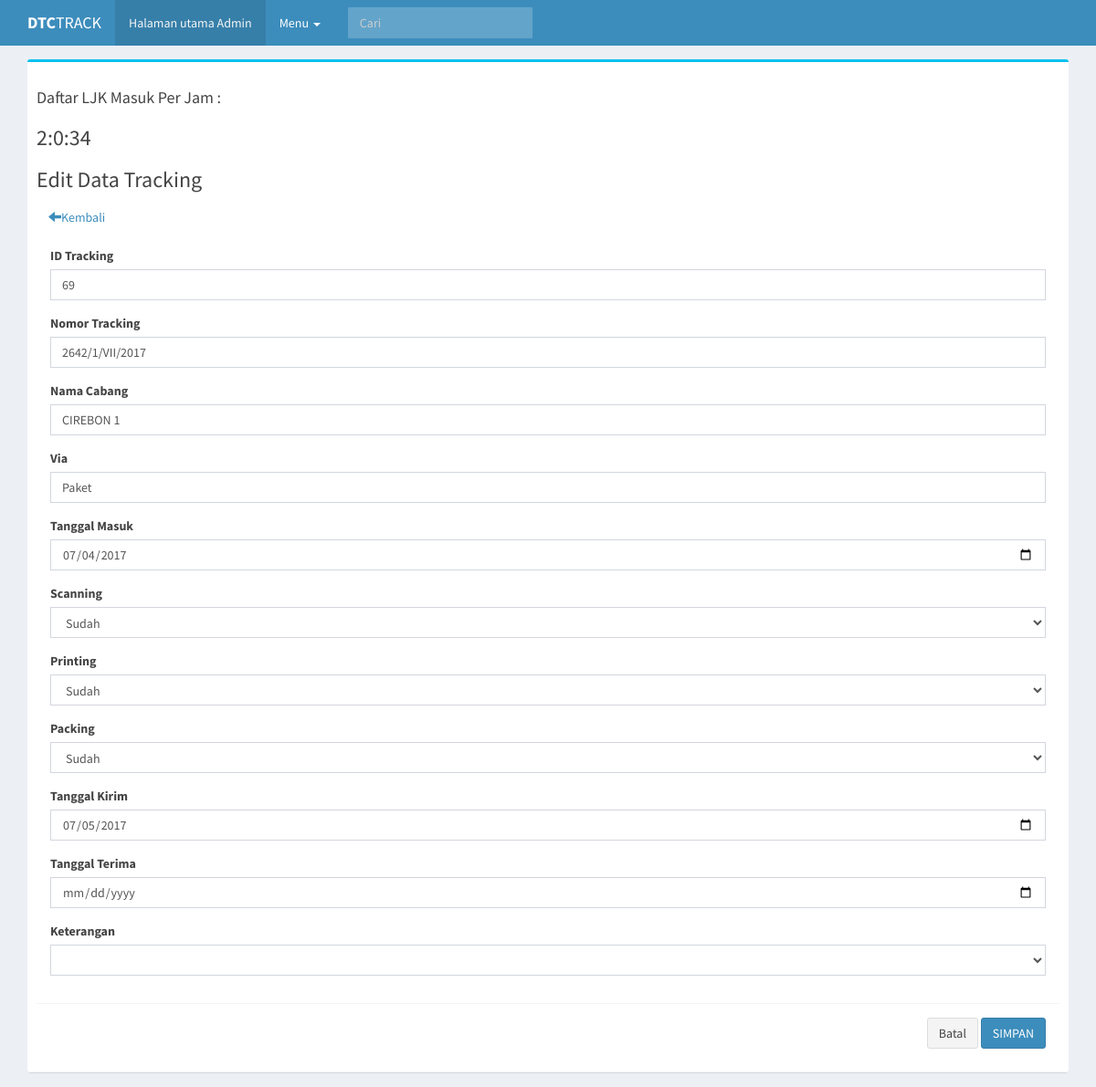
The app's page /admin/edit.php?id_cabang=69 with its own data.
### tables this page shows
CREATE TABLE IF NOT EXISTS `utama` (
  `id_cabang` int(11) NOT NULL auto_increment,
  `no_kirim` varchar(30) NOT NULL,
  `cabang` varchar(50) NOT NULL,
  `via` varchar(50) NOT NULL,
  `tgl_masuk` date NOT NULL,
  `scanning` varchar(40) NOT NULL,
  `printing` varchar(40) NOT NULL,
  `packing` varchar(40) NOT NULL,
  `tgl_kirim` date NOT NULL,
  `tgl_terima` date NOT NULL,
  `ket` text NOT NULL,
  PRIMARY KEY  (`id_cabang`)
);

### admin/edit.php (the view, shortened to what this page needs)
<!DOCTYPE html>
<html>
<head>
  <link rel="stylesheet" href="bootstrap/css/bootstrap.min.css">
  <link rel="stylesheet" href="https://cdnjs.cloudflare.com/ajax/libs/font-awesome/4.5.0/css/font-awesome.min.css">
  <link rel="stylesheet" href="https://cdnjs.cloudflare.com/ajax/libs/ionicons/2.0.1/css/ionicons.min.css">
  <link rel="stylesheet" href="dist/css/AdminLTE.min.css">
  <link rel="stylesheet" href="dist/css/skins/_all-skins.min.css">
</head>
<body class="hold-transition skin-blue layout-top-nav">
<div class="wrapper">
  <header class="main-header">
    <nav class="navbar navbar-static-top">
      <div class="container">
        <div class="navbar-header">
          <a href="home.php" class="navbar-brand"><b>DTC</b>TRACK</a>
        </div>
        <div class="collapse navbar-collapse pull-left" id="navbar-collapse">
          <ul class="nav navbar-nav">
            <li class="active"><a>Halaman utama Admin<span class="sr-only">(current)</span></a></li>
            <li class="dropdown">
              <a href="#" class="dropdown-toggle" data-toggle="dropdown">Menu <span class="caret"></span></a>
            </li>
          </ul>
          <form class="navbar-form navbar-left" role="search">
            <div class="form-group">
              <input type="text" class="form-control" id="navbar-search-input" placeholder="Cari">
            </div>
          </form>
        </div>
      </div>
    </nav>
  </header>
  <div class="content-wrapper">
    <div class="container">
      <section class="content-header">
      </section>
	  <div class="box box-info">
            <div class="box-header with-border">
            <div>
<h2 class="box-title">Daftar LJK Masuk Per Jam : <H3 id="output1" ></H3> </h2>
 </div>
<h3>Edit Data Tracking</h3>
<a class="btn" href="home.php"><span class="glyphicon glyphicon-arrow-left"></span>Kembali</a>
<?php
include "koneksi.php";
$id_cabang=$_REQUEST[id_cabang];
$hasil = mysql_query("SELECT * FROM utama WHERE id_cabang='$id_cabang'", $id_mysql);
$baris = mysql_fetch_array($hasil)
?>
<form action="update.php" method="POST">
			<div class="modal-body">
				<div class="form-group">
						<label>ID Tracking</label>
						<input name="id_cabang" type="text" class="form-control" id="tgl2"  name="id_cabang" value='<?php echo "$baris[id_cabang]"; ?>' autocomplete="off" >
				</div>
				<div class="form-group">
						<label>Nomor Tracking</label>
						<input name="no_kirim" type="text" class="form-control" id="tgl2"  name="no_kirim" value='<?php echo "$baris[no_kirim]"; ?>' autocomplete="off">
				</div>
               <div class="form-group">
						<label>Nama Cabang</label>
						<input name="cabang" type="text" class="form-control" id="tgl2"  name="cabang" value='<?php echo "$baris[cabang]"; ?>' autocomplete="off">
				</div>
				<div class="form-group">
						<label>Via</label>
						<input name="via" type="text" class="form-control" id="tgl2"  name="via" value='<?php echo "$baris[via]"; ?>' autocomplete="off">
				</div>
	 		    <div class="form-group">
						<label>Tanggal Masuk</label>
						<input name="tgl_masuk" type="date" class="form-control" id="tgl2"  name="tgl_masuk" value='<?php echo "$baris[tgl_masuk]"; ?>' autocomplete="off">
				</div>
				<div class="form-group">
				<label>Scanning</label>
				<select class="form-control" name="scanning" >
					<option value="Sudah">Sudah</option>
				</select>
				</div>
				<div class="form-group">
				<label>Printing</label>
				<select class="form-control" name="printing" >
					<option value="Sudah">Sudah</option>
				</select>
				</div><div class="form-group">
				<label>Packing</label>
				<select class="form-control" name="packing" >
					<option value="Sudah">Sudah</option>
				</select>
				</div>
				<div class="form-group">
						<label>Tanggal Kirim</label>
						<input name="tgl_kirim" type="date" class="form-control" id="tgl2"  name="tgl_kirim" value='<?php echo "$baris[tgl_kirim]"; ?>' autocomplete="off">
				</div>
				<div class="form-group">
						<label>Tanggal Terima</label>
						<input name="tgl_terima" type="date" class="form-control" id="tgl2"  name="tgl_terima" value='<?php echo "$baris[tgl_terima]"; ?>' autocomplete="off">
				</div>
				<div class="form-group">
				<label>Keterangan</label>
				<select class="form-control" name="ket" >
				     <option value=" "> </option>
					<option value="Paket Sudah dikim">Paket Sudah dikim</option>
				</select>
				</div>
		    </div>
				<div class="modal-footer">
					<a href ="home.php"><button type="button" class="btn btn-default" data-dismiss="modal">Batal</button></a>
					<input type="submit" class="btn btn-primary" value="SIMPAN">
				</div>
			</form>
		</div>
	</div>
</div>
</body>
</html>

### records on screen
utama: id_cabang "69", no_kirim "2642/1/VII/2017", cabang "CIREBON 1", via "Paket", tgl_masuk "07/04/2017", tgl_kirim "07/05/2017"
